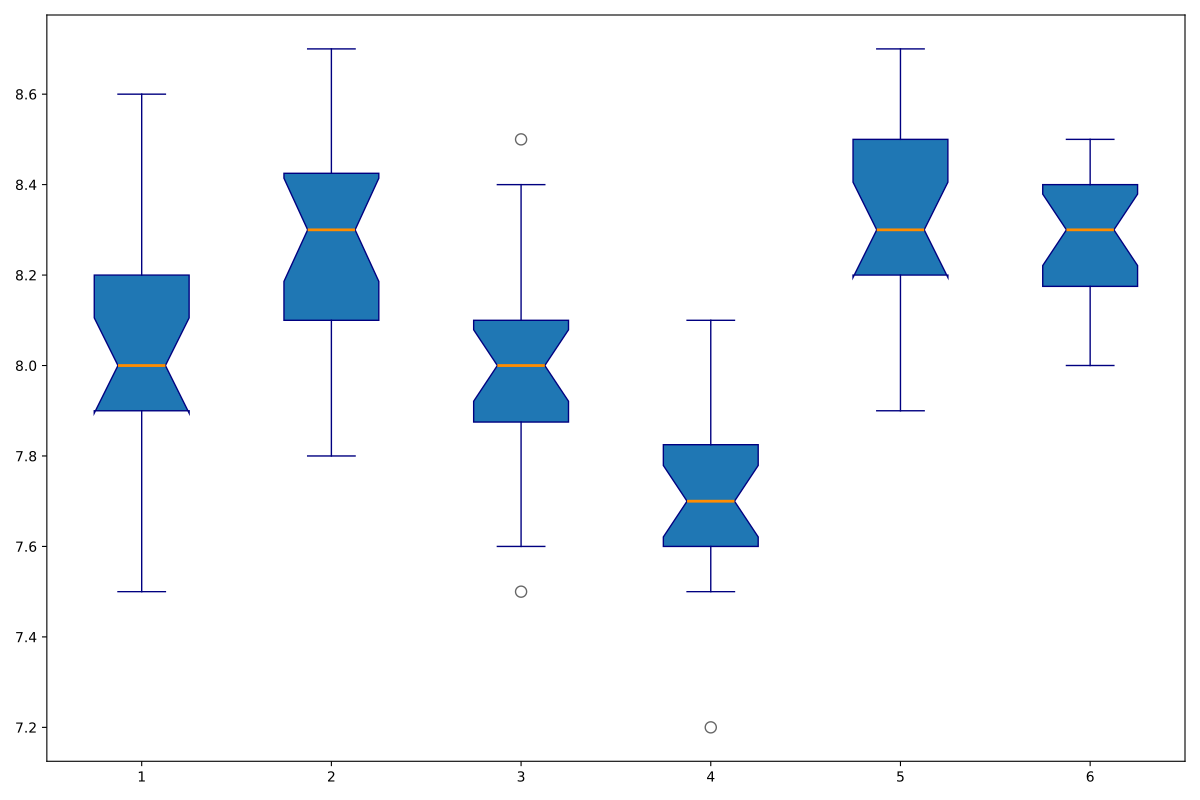

Reproduce this figure in Python.
import matplotlib.pyplot as plt

# Data
basketball_sleep_hours = [7.5, 8, 8.1, 7.9, 8.3, 8, 7.8, 8.2, 8.3, 8.1, 7.9, 8, 7.5, 8, 8.2, 8.4, 8.6, 7.8, 8.1, 7.9]
football_sleep_hours = [8.5, 8.1, 7.9, 8, 8.4, 8.2, 7.8, 8.1, 8.2, 8.3, 8.5, 8.4, 8.3, 8.1, 8.6, 8.7, 8.5, 8.3, 8.2, 8.4]
swimming_sleep_hours = [7.8, 7.5, 7.9, 8, 8.1, 8.3, 8.4, 7.9, 8, 7.7, 7.8, 8.2, 8, 7.9, 8.1, 8.5, 7.9, 8, 7.6, 8.1]
running_sleep_hours = [7.2, 7.5, 7.8, 7.7, 7.9, 7.6, 7.8, 7.6, 7.5, 7.7, 7.9, 8, 7.6, 7.8, 7.7, 8.1, 7.9, 7.5, 7.8, 7.6]
cycling_sleep_hours = [8.3, 8.1, 7.9, 8.4, 8.2, 8.6, 8.1, 8.3, 8.2, 8.7, 8.5, 8.3, 8.4, 8.2, 8.6, 8.1, 8.5, 8.3, 8.7, 8.2]

# Additional data for Yoga
yoga_sleep_hours = [8.2, 8.0, 8.1, 8.2, 8.4, 8.3, 8.1, 8.3, 8.4, 8.5, 8.3, 8.2, 8.4, 8.3, 8.1, 8.5, 8.2, 8.4, 8.3, 8.1]

sleep_hours_data = [basketball_sleep_hours, football_sleep_hours, swimming_sleep_hours, running_sleep_hours, cycling_sleep_hours, yoga_sleep_hours]

fig, ax = plt.subplots(figsize=(12, 8))

ax.boxplot(sleep_hours_data, patch_artist=True, notch=True,
           boxprops=dict(color='navy'),
           whiskerprops=dict(color='navy'),
           capprops=dict(color='navy'),
           flierprops=dict(marker='o', color='navy', markersize=8, alpha=0.6),
           medianprops=dict(color='darkorange', linewidth=2))

plt.tight_layout()
plt.show()
